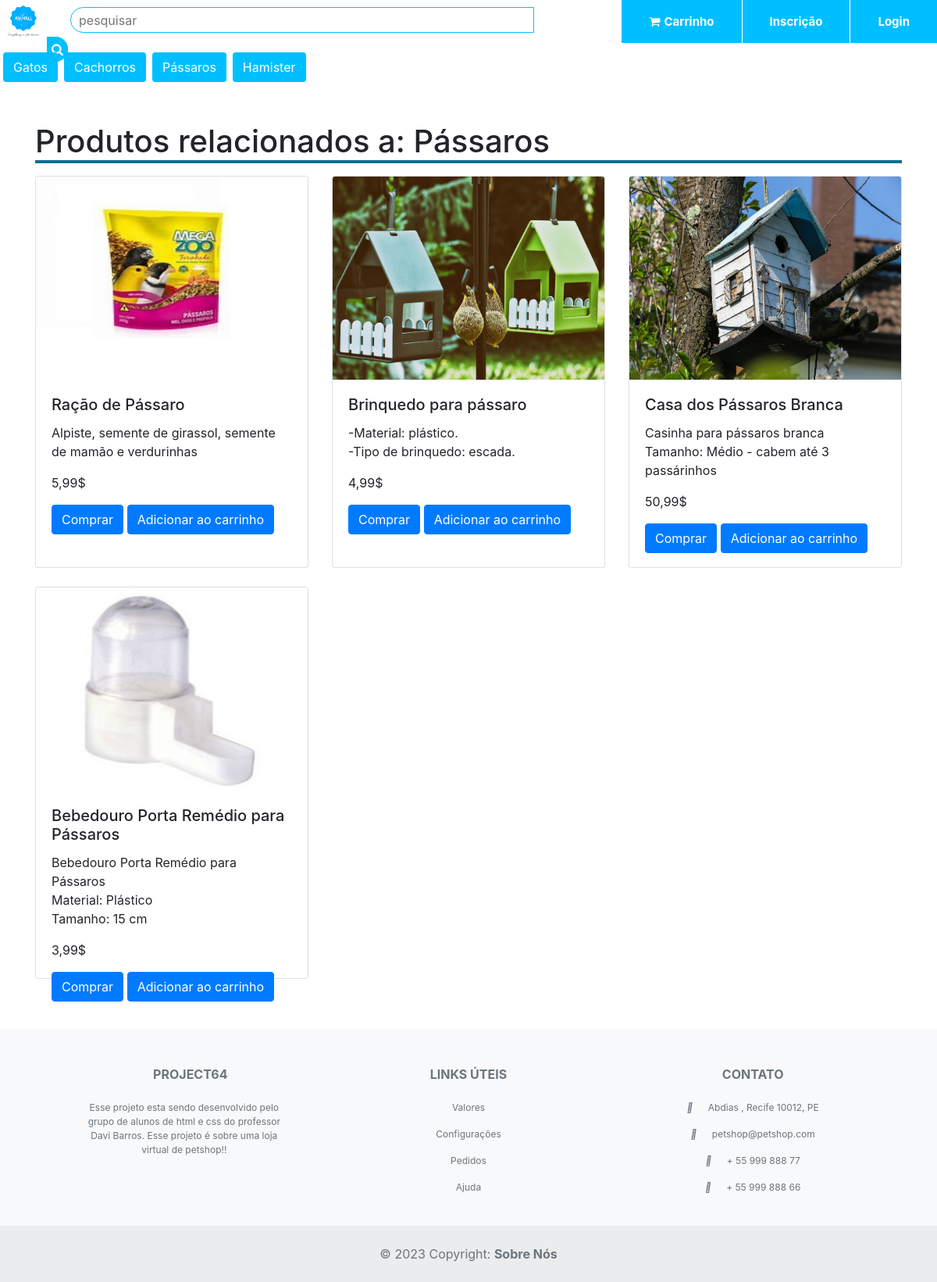
Page /produtos/páginas/lista.php?produto=Pássaros on the committed database.
### tables this page shows
CREATE TABLE `produtos` (
  `id` int(25) NOT NULL,
  `nome` text NOT NULL,
  `preco` text NOT NULL,
  `descricao` text NOT NULL,
  `url` text NOT NULL,
  `imagem` text NOT NULL,
  `grupo` text NOT NULL,
  `subcategoria` text NOT NULL
);

### produtos/páginas/lista.php (the view, shortened to what this page needs)
<?php include("../../login/php/config.php"); ?>
<!DOCTYPE html>
<html lang="pt-br">
<head>
    <link rel="stylesheet" href="../../style.css">
    <link rel="stylesheet" href="https://stackpath.bootstrapcdn.com/bootstrap/4.4.1/css/bootstrap.min.css">
    <link rel="stylesheet" href="https://stackpath.bootstrapcdn.com/font-awesome/4.7.0/css/font-awesome.min.css">
    <link href="https://cdn.jsdelivr.net/npm/bootstrap@5.0.2/dist/css/bootstrap.min.css" rel="stylesheet"/>
    <link rel="stylesheet" href="https://maxcdn.bootstrapcdn.com/bootstrap/4.5.2/css/bootstrap.min.css">
        <link rel="stylesheet" href="https://maxcdn.bootstrapcdn.com/bootstrap/4.5.2/css/bootstrap.css">
</head>
</head>
<body>
<div class="">
            <div class="search-line">
                <a href="../../" onclick="javascript:play()">
                    <picture>
                        <source media="(min-width: 1050px)" srcset="../../assets/logos/logo.png">
                        <img id="logo" src="../../assets/logos/other_logo.png" alt="site-logo" width="40px">
                    </picture>
                </a>
                <form method="GET" >
                <input type="text" name="produto" placeholder="pesquisar" id="pesquisa" class="search-form"/><span class="input-text" onclick="produtopesquisa('lista.php?produto=')"><i class="fa fa-search"></i></span>
                </form>
            </div>
            <div class="account-menu">
                <ul>
                    <li><a href="#" onclick="javascript:sorry()"><i class="fa fa-shopping-cart"></i>Carrinho</a></li>
                    <li><a href="../../login/cadastro.php" onclick="">Inscrição</a></li>
                    <li><a href="../../login/index.php" onclick="">Login</a></li>
                </ul>
            </div>
            <div class="d-flex p-1 product-buttons bg-info">
            <button onclick="produto('?produto=Gatos')" type="button" class="btn btn-custom mr-2">Gatos</button>
                <button onclick="produto('?produto=Cachorros')" type="button" class="btn btn-custom mr-2">Cachorros</button>
                <button onclick="produto('?produto=Pássaros')" type="button" class="btn btn-custom mr-2">Pássaros</button>
                <button onclick="produto('?produto=Hamister')" type="button" class="btn btn-custom">Hamister</button>
            </div>
        </div>
    <div class="container">
        <?php $produto = $_GET['produto'];?>
        <h1 class="mt-5 mb-3">Produtos relacionados a: <?php echo$produto;?></h1>
        <div class="row">
            <?php
                $sql = $db->prepare("SELECT * FROM `produtos` WHERE grupo = ? OR nome = ? OR subcategoria = ?");
				$sql->execute(array($produto, $produto, $produto));
                if($sql->rowCount() != 0){
                    $produtos = $sql->fetchAll();
                        foreach ($produtos as $key => $value) {
                            echo '
                                <div class="col-lg-4 mb-4">
                                    <div class="card">
                                        <img src="../../assets/high/'.$value["imagem"].'" class="card-img-top" alt="Produto 1">
                                        <div class="card-body">
                                            <h5 class="card-title">'.$value["nome"].'</h5>
                                            <p class="card-text">'.$value["descricao"].'</p>
                                            <p class="card-text">'.$value["preco"].'</p>
                                            <a href="../produto.php?id='.$value["id"].'" class="btn btn-primary">Comprar</a>
                                            <a href="#id='.$value["id"].'" class="btn btn-primary">Adicionar ao carrinho</a>
                                        </div>
                                    </div>
                                </div>
                            ';
                        }
                }else{
                    echo "<h4 class='mt-5 mb-3'>Não encontramos produtos relacionados a: $produto.</h4>";
                }
            ?>
        </div>
    </div>
    <footer class="text-center text-lg-start bg-light text-muted">
            <section class="">
                <div class="container text-center text-md-start mt-5">
                    <div class="row mt-3">
                        <div class="col-md-3 col-lg-4 col-xl-3 mx-auto mb-4">
                            <h6 class="text-uppercase fw-bold mb-4">
                                <i class="fas fa-gem me-3"></i>PROJECT64
                            </h6>
                            <p>
                                Esse projeto esta sendo desenvolvido pelo grupo de alunos de html e css do
                                professor Davi Barros. Esse projeto é sobre uma loja virtual de petshop!!
                            </p>
                        </div>
                        <div class="col-md-3 col-lg-2 col-xl-2 mx-auto mb-4">
                            <h6 class="text-uppercase fw-bold mb-4">
                                LINKS ÚTEIS
                            </h6>
                            <p>
                                <a href="#!" class="text-reset">Valores</a>
                            </p>
                            <p>
                                <a href="#!" class="text-reset">Configurações</a>
                            </p>
                            <p>
                                <a href="#!" class="text-reset">Pedidos</a>
                            </p>
                            <p>
                                <a href="#!" class="text-reset">Ajuda</a>
                            </p>
                        </div>
                        <div class="col-md-4 col-lg-3 col-xl-3 mx-auto mb-md-0 mb-4">
                            <h6 class="text-uppercase fw-bold mb-4">Contato</h6>
                            <p><i class="fas fa-home me-3"></i> Abdias , Recife 10012, PE</p>
                            <p>
                                <i class="fas fa-envelope me-3"></i>
                                petshop@petshop.com
                            </p>
                            <p><i class="fas fa-phone me-3"></i> + 55 999 888 77</p>
                            <p><i class="fas fa-print me-3"></i> + 55 999 888 66</p>
                        </div>
                    </div>
                </div>
            </section>
            <div class="text-center p-4" style="background-color: rgba(0, 0, 0, 0.05);">
                © 2023 Copyright:
                <a class="text-reset fw-bold" href="SobreNos.html">Sobre Nós</a>
            </div>
        </footer>
</body>
</html>

### style.css (style rules this page uses)
* { margin: 0; padding: 0; }
html { scroll-behavior: smooth; height: 100%; }
body { background-color: #f1f3f4; font-family: theFont;height: 100%; }
.btn-custom { background-color: deepskyblue !important; color: rgb(255, 255, 255) !important; }
#logo { height: 40px; margin: 7px 10px; }
.search-line > form { display: inline-block; width: 100%; height: auto; margin-top: 9px; margin-right: 0px; }
.search-form { margin-left: 30px; margin-bottom: 9px; padding-right: 10vw; padding-left: 10px; border: 1px solid deepskyblue !important; border-top-left-radius: 20px !important; border-bottom-left-radius: 20px !important; border-top-right-radius: 0 !important; border-bottom-right-radius: 0 !important; box-shadow: none !important; width: 90%; height: 33px; outline: none; }
.input-text { background: deepskyblue; border: 6px solid deepskyblue; margin: 9px 10px 9px 0; border-top-left-radius: 0 !important; border-bottom-left-radius: 0 !important; border-top-right-radius: 20px !important; border-bottom-right-radius: 20px !important; cursor: pointer; }
.search-line { display: inline-flex; width: 60%; }
.fa-search { color: white; }
.account-menu { width: 40%; height: 57px; float: right; }
.account-menu ul { display: inline-flex; float: right; }
.account-menu ul li { border-left: 1px solid white; list-style-type: none; padding: 15px 35px; text-align: center; background-color: deepskyblue; cursor: pointer; }
.account-menu ul li a { font-size: 15px; font-weight: bold; color: #fff; text-decoration: none; }
.fa-shopping-cart { margin-right: 5px; }
footer { margin-top: 40px; padding-top: 1px; background: #222; color: #fff; }
footer p { font-size: 12px; }
footer .row a:any-link { text-decoration: none; color: white; }

### produtos/páginas/lista.php (style rules this page uses)
.btn-custom { background-color: deepskyblue; color: rgb(255, 255, 255); }
.container > h1 { border-bottom: 4px solid rgb(11, 112, 146); margin-bottom: 10px; }
.bg-info { background-color: rgb(255, 255, 255) !important; width: 100%; margin-top: -12px; }
.card > img { height:260px; }
.card-body { height:240px; }

### rows in the picture
produtos: imagem (picture), nome "Ração de Pássaro", descricao "Alpiste, semente de girassol, semente de mamão e verdurinhas", preco "5,99$"
produtos: imagem (picture), nome "Brinquedo para pássaro", descricao "-Material: plástico. -Tipo de brinquedo: escada.", preco "4,99$"
produtos: imagem (picture), nome "Casa dos Pássaros Branca", descricao "Casinha para pássaros branca Tamanho: Médio - cabem até 3 passárinhos", preco "50,99$"
produtos: imagem (picture), nome "Bebedouro Porta Remédio para Pássaros", descricao "Bebedouro Porta Remédio para Pássaros Material: Plástico Tamanho: 15 cm", preco "3,99$"

### other values in the picture
$produto "Pássaros"
